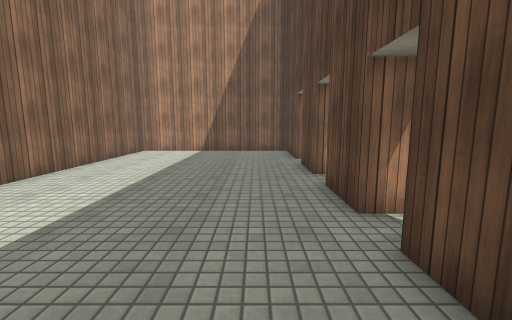
[1] (above)

17 first-person views from a walk through a 3-D level made in the Unity game engine. The camera is 1.3 m above the floor, tilts 8° down and sees 90° across. The floor is counted in squares, 1 m on a side. Each view is taken from the middle of a square. On the plan, view 1 faces up. The plan holds only what a view shows up to about 13 squares ahead; the rest is blank. The player character is not drawn. Surface patterns are stand-ins for the level's own textures.

[2]
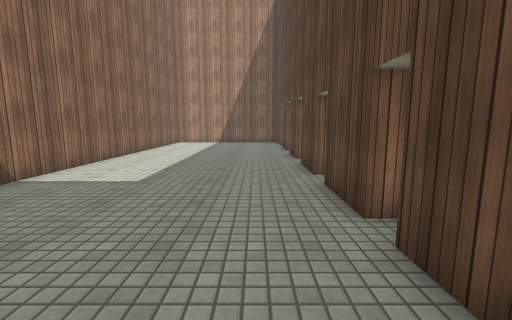

[3]
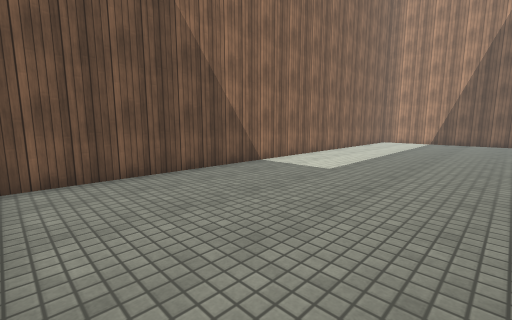

[4]
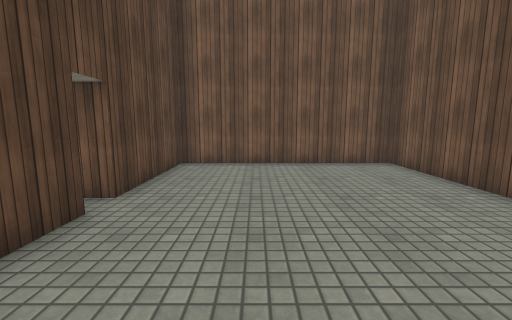

[5]
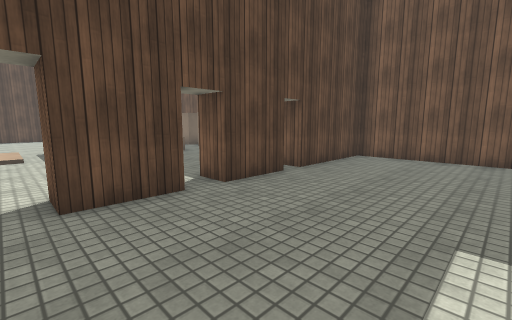

[6]
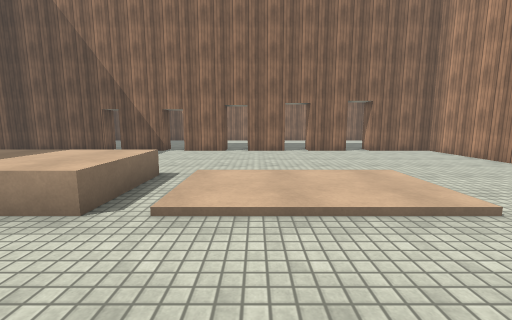

[7]
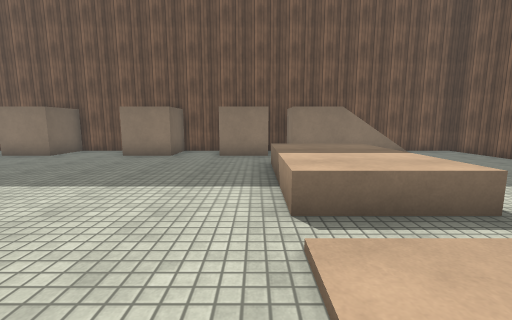

[8]
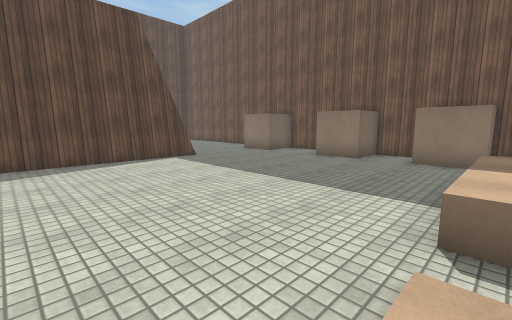

[9]
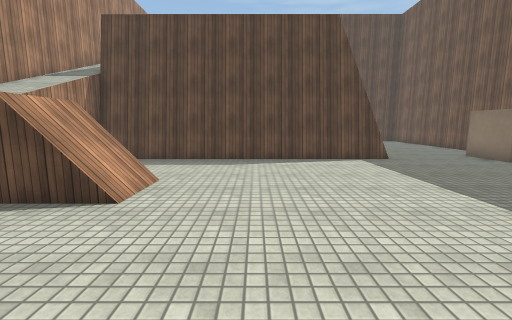

[10]
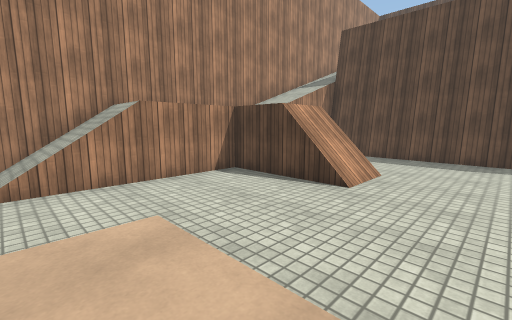

[11]
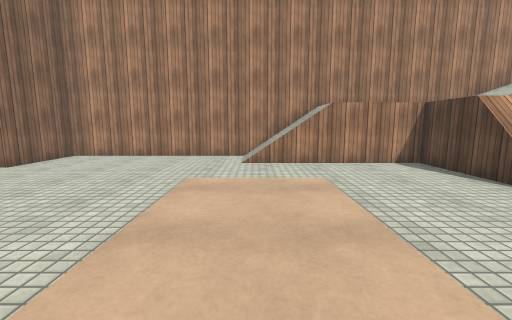

[12]
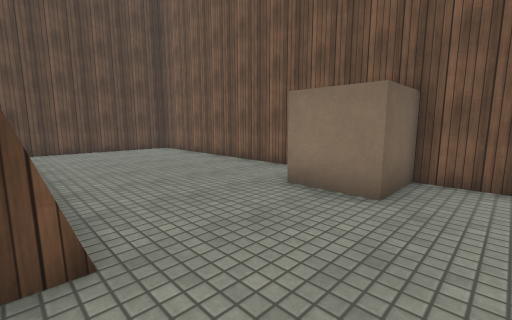

[13]
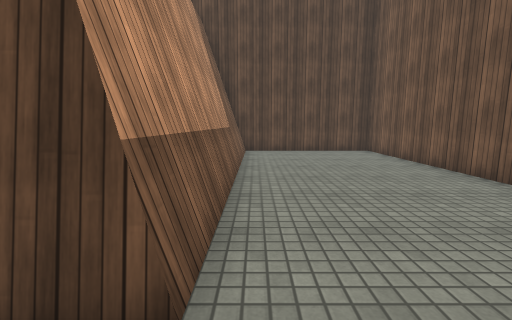

[14]
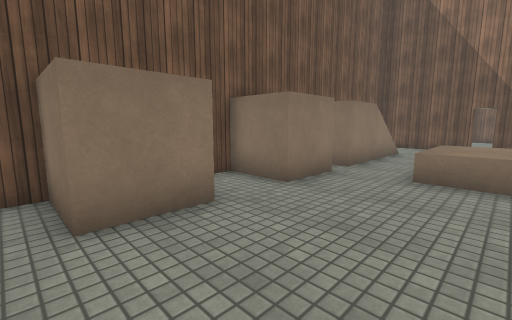

[15]
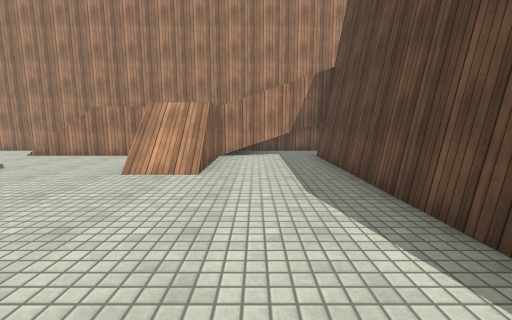

[16]
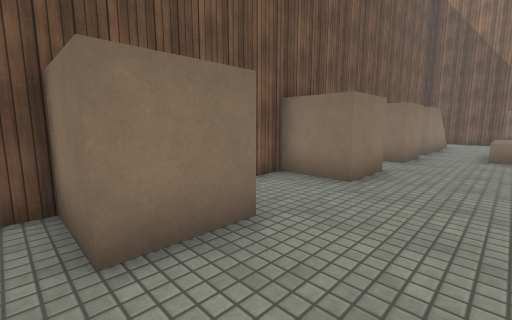

[17]
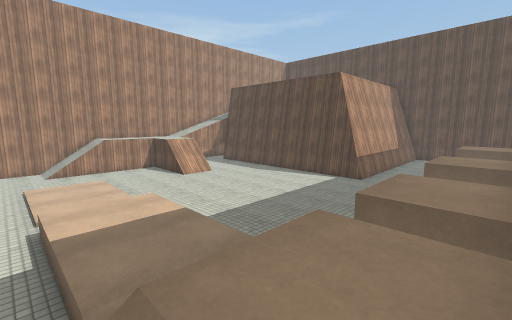

### Floor plan
Key: @ floor where view 1 was taken; # wall or solid block; . main floor; : floor 0.25 m higher than the main floor; + floor 2 m higher than the main floor; / step, stairs or slope; ^ raised ledge.
Columns run from 6 left of view 1 to 33 right of it. Each row starts with its distance up from view 1.
 13 ################################
 12 #.......#.......///      //////
 11 #.......#.......///     //////
 10 #.......#.............  ....#
  9 #.....................  ....#
  8 #.......#.............//....#
  7 #.......#......:::....//....#
  6 #..............:::..........#
  5 #.......#......:::..........#
  4 #.......#......:::..........#
  3 #..............:::..........#
  2 #.......#...................#
  1 #.......#......^^^..........#          #
  0 #.....@........^^^..........#          #
 -1 #.......#.... .^^^..........############
 -2 #.......#  .. .^^^.....................#
 -3 #........ .....^^^.....................#
 -4 #.......#..............................#
 -5 #.......#..............................#
 -6 #.......#...  /++.##..##...##..........#
 -7 #.......#...  /++.##..##...##..........#
 -8 ########################################

Where each view was taken, in squares from view 1:
view 1: 0 up, 0 right, facing up
view 2: 6 down, 0 right, facing up
view 3: 7 down, 1 right, facing up-left
view 4: 1 up, 1 left, facing down
view 5: 3 up, 3 left, facing down-right
view 6: 4 up, 15 right, facing left
view 7: 5 up, 12 right, facing down
view 8: 5 up, 11 right, facing down-right
view 9: 4 up, 11 right, facing right
view 10: 4 up, 10 right, facing up-right
view 11: 2 up, 10 right, facing up
view 12: 1 down, 19 right, facing down-right
view 13: 2 down, 20 right, facing right
view 14: 2 down, 18 right, facing down-left
view 15: 0 up, 19 right, facing up
view 16: 3 down, 23 right, facing down-left
view 17: 7 down, 8 right, facing up-right
